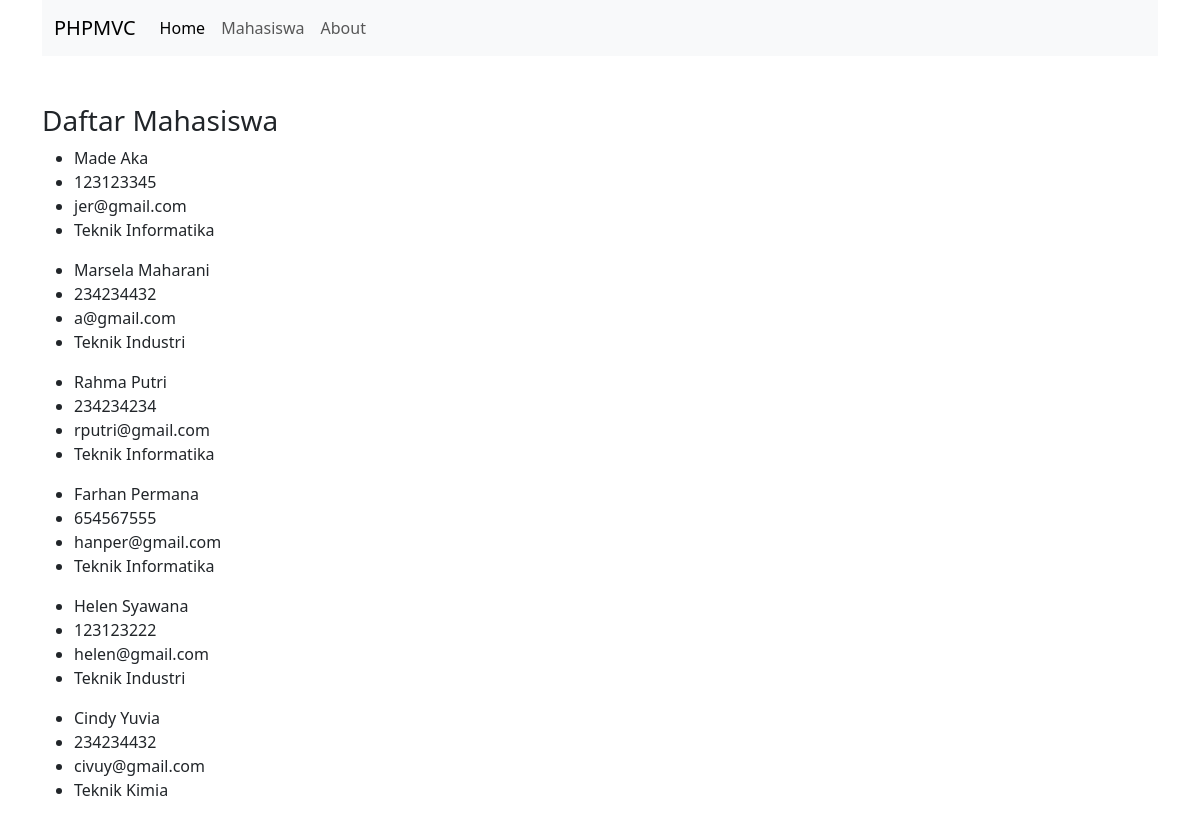
The app's page /06-Model-db/public/mahasiswa with its own data.
### tables this page shows
CREATE TABLE `mahasiswa` (
  `id` int(11) NOT NULL,
  `nama` varchar(200) NOT NULL,
  `nrp` varchar(200) NOT NULL,
  `email` varchar(200) NOT NULL,
  `jurusan` varchar(200) NOT NULL
);

### 06-Model-db/app/core/Controller.php (called while the page is built, shortened)
<?php
class Controller
{
  public function view($view, $data = [])
  {
    require_once '../app/views/' . $view . '.php';
  }
  public function model($model)
  {
    return new $model;
  }
}

### 06-Model-db/app/controllers/Mahasiswa.php (called while the page is built)
<?php
class Mahasiswa extends Controller
{
  public function index()
  {
    $data['judul'] = 'Daftar Mahasiswa';
    $data['mhs'] = $this->model('Mahasiswa_model')->getAllMahasiswa();
    $this->view('templates/header', $data);
    $this->view('mahasiswa/index', $data);
    $this->view('templates/footer');
  }
}

### 06-Model-db/app/core/App.php (called while the page is built, shortened)
<?php
class App
{
  protected $method = 'index';
  protected $params = [];
  public function __construct()
  {
    $this->controller = new $this->controller;
    call_user_func_array([$this->controller, $this->method], $this->params);
  }
}

### 06-Model-db/public/index.php (called while the page is built, shortened)
<?php
$app = new App;

### 06-Model-db/app/models/Mahasiswa_model.php (called while the page is built, shortened)
<?php
class Mahasiswa_model
{
  private $dbh;
  public function __construct()
  {
    $dsn = 'mysql:host=localhost;dbname=phpmvc';
    try {
      $this->dbh = new PDO($dsn, 'root', '');
    } catch (PDOException $e) {
      die($e->getMessage());
    }
  }
  public function getAllMahasiswa()
  {
    $this->stmt = $this->dbh->prepare('SELECT * FROM mahasiswa');
    $this->stmt->execute();
    return $this->stmt->fetchAll(PDO::FETCH_ASSOC);
  }
}

### 06-Model-db/app/views/mahasiswa/index.php (the view)
<div class="container mt-5">
  <div class="row">
    <div class="col-6">
      <h3>Daftar Mahasiswa</h3>
      <?php foreach ($data['mhs'] as $mhs) : ?>
        <ul>
          <li><?php echo $mhs['nama']; ?></li>
          <li><?php echo $mhs['nrp']; ?></li>
          <li><?php echo $mhs['email']; ?></li>
          <li><?php echo $mhs['jurusan']; ?></li>
        </ul>
      <?php endforeach; ?>
    </div>
  </div>
</div>

### 06-Model-db/app/views/templates/header.php (shortened to what this page needs)
<!DOCTYPE html>
<html lang="en">
<head>
  <link rel="stylesheet" href="<?php echo BASEURL; ?>/css/bootstrap.css">
</head>
<body>
  <div class="container">
    <nav class="navbar navbar-expand-lg navbar-light bg-light">
      <div class="container-fluid">
        <a class="navbar-brand" href="<?= BASEURL; ?>">PHPMVC</a>
        <div class="collapse navbar-collapse" id="navbarNav">
          <ul class="navbar-nav">
            <li class="nav-item">
              <a class="nav-link active" aria-current="page" href="<?= BASEURL; ?>">Home</a>
            </li>
            <li class="nav-item">
              <a class="nav-link" href="<?= BASEURL; ?>/mahasiswa">Mahasiswa</a>
            </li>
            <li class="nav-item">
              <a class="nav-link" href="<?= BASEURL; ?>/about">About</a>
            </li>
          </ul>
        </div>
      </div>
  </div>

### 06-Model-db/app/views/templates/footer.php (shortened to what this page needs)
</body>
</html>

### records on screen
mahasiswa: nama "Made Aka", nrp "123123345", email "jer@gmail.com", jurusan "Teknik Informatika"
mahasiswa: nama "Marsela Maharani", nrp "234234432", email "a@gmail.com", jurusan "Teknik Industri"
mahasiswa: nama "Rahma Putri", nrp "234234234", email "rputri@gmail.com", jurusan "Teknik Informatika"
mahasiswa: nama "Farhan Permana", nrp "654567555", email "hanper@gmail.com", jurusan "Teknik Informatika"
mahasiswa: nama "Helen Syawana", nrp "123123222", email "helen@gmail.com", jurusan "Teknik Industri"
mahasiswa: nama "Cindy Yuvia", nrp "234234432", email "civuy@gmail.com", jurusan "Teknik Kimia"
